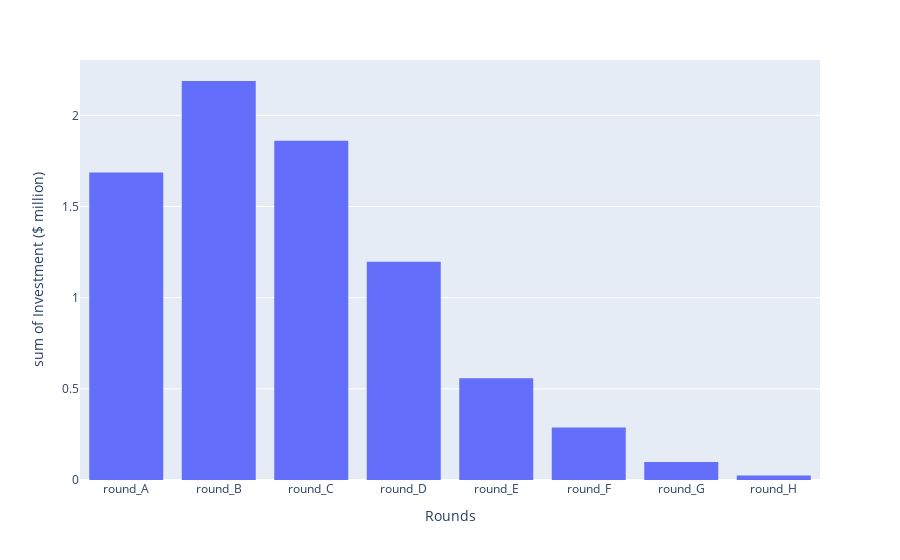

Here is the notebook cell this chart was saved with:
### Markdown cell above
As we can see, most of the startups are operating

### Code cell
rounds = {}
for i in df.columns:
    if 'round_' in i:
        rounds[i] = df[i].mean()/10**6
fig = px.histogram(x=rounds.keys(), y=rounds.values(), labels={'y': 'Investment ($ million)', 'x': 'Rounds'});
fig.show()

### Figure 1 — Plotly figure (JSON) as saved in the notebook; plotly's stock layout.template omitted (floating-point values rounded to 4 significant figures)
{"data": [{"alignmentgroup": "True", "bingroup": "x", "histfunc": "sum", "hovertemplate": "Rounds=%{x}<br>sum of Investment ($ million)=%{y}<extra></extra>", "legendgroup": "", "marker": {"color": "#636efa", "pattern": {"shape": ""}}, "name": "", "offsetgroup": "", "orientation": "v", "showlegend": false, "type": "histogram", "x": ["round_A", "round_B", "round_C", "round_D", "round_E", "round_F", "round_G", "round_H"], "xaxis": "x", "y": [1.686, 2.188, 1.861, 1.197, 0.5585, 0.2877, 0.09824, 0.02499], "yaxis": "y"}], "layout": {"barmode": "relative", "legend": {"tracegroupgap": 0}, "margin": {"t": 60}, "xaxis": {"anchor": "y", "domain": [0, 1], "title": {"text": "Rounds"}}, "yaxis": {"anchor": "x", "domain": [0, 1], "title": {"text": "sum of Investment ($ million)"}}}}
